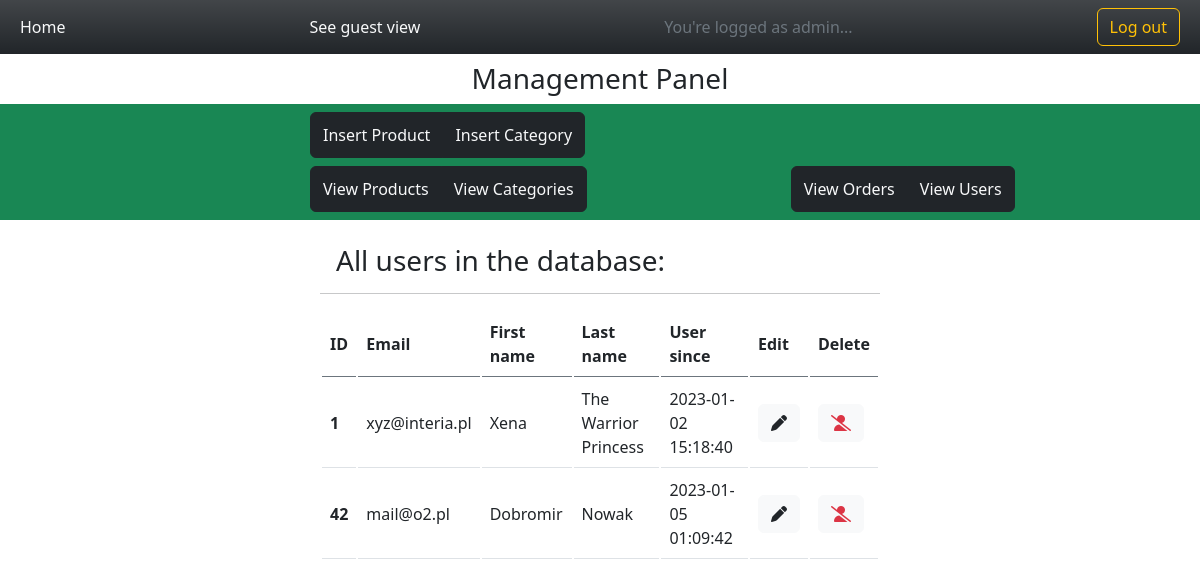
Screenshot of /admin_view/index.php?users (signed in) with the database file from the repository.
### tables this page shows
CREATE TABLE `user` (
  `user_id` int(11) NOT NULL,
  `password` varchar(255) NOT NULL,
  `first_name` tinytext NOT NULL,
  `last_name` tinytext NOT NULL,
  `email` tinytext NOT NULL,
  `creation_date` timestamp NOT NULL DEFAULT current_timestamp()
);

### admin_view/users.php (the view, shortened to what this page needs)
<?php
include('../includes/connect.php');
?>
<div class="p-2">
    <h3 class="text-left m-3">All users in the database:</h3>
    <table class='table table-hover' id='table-admin'>
  <thead>
    <tr class='border-bottom border-secondary' id='tr-admin'>
    <hr/>
      <th scope='col'>ID</th>
      <th scope='col'>Email</th>
      <th scope='col'>First name</th>
      <th scope='col'>Last name</th>
      <th scope='col'>User since</th>
      <th scope='col'>Edit</th>
      <th scope='col'>Delete </th>
    </tr>
  </thead>
  <tbody>
<?php
$get_products="SELECT * FROM `user`";
$result=mysqli_query($con,$get_products);
if(!$result){
    echo"Could not fetch data.";
  }else{
    if (mysqli_num_rows($result) > 0) {
      while($row=mysqli_fetch_assoc($result)){
        $user_id=$row['user_id'];
        $fname=$row['first_name'];
        $email=$row['email'];
        $lname=$row['last_name'];
        $date=$row['creation_date'];
        echo"
    <tr id='tr-admin'>
        <th scope='row'>$user_id</th>
            <td>$email</td>
            <td>$fname</td>
            <td>$lname</td>
            <td>$date</td>
            <td><a class='btn btn-light text-dark' href='./edit_user.php?edit_user=$user_id'><i class='fas fa-pen'></i></a></td>
            <td><a class='btn btn-light text-danger' href='./users.php?delete=$user_id'><i class='fas fa-user-slash'></i></a></td>
</th></tr>";
      }
}elseif (mysqli_num_rows($result) == 0){
  echo" <h2 class='text-center'>No registered users.</h2>";
}}
?>
</tbody>
</table>
</div>

### style.css (style rules this page uses)
* { margin:0; padding:0; box-sizing:border-box; }
html, body { height: 100%; padding: 0; margin: 0; }
[id="tr-admin"] { vertical-align: middle; text-justify: auto; }
[id="table-admin"] { border-collapse: separate; table-layout: auto; align-content: space-around; }

### rows the page displays
user: user_id "1", email "xyz@interia.pl", first_name "Xena", last_name "The Warrior Princess", creation_date "2023-01-02 15:18:40"
user: user_id "42", email "mail@o2.pl", first_name "Dobromir", last_name "Nowak", creation_date "2023-01-05 01:09:42"
